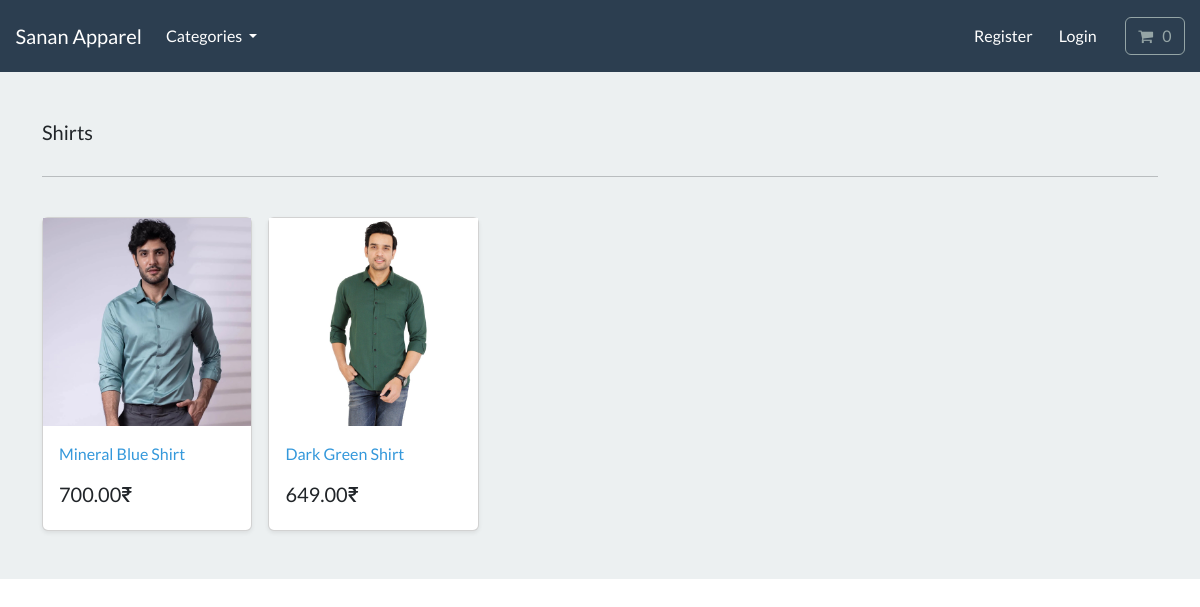
The page /search/shirts on the database its author committed.
### store/models.py (models this page shows, shortened)
class Category(models.Model):
    name = models.CharField(max_length=250, db_index=True)
    slug = models.SlugField(max_length=250, unique=True)
    class Meta:
        verbose_name_plural = 'categories'
    def get_absolute_url(self):
        return reverse("list_category", args=[self.slug])

class Product(models.Model):
    category = models.ForeignKey(Category, related_name='product', on_delete=models.CASCADE, null=True)
    title = models.CharField(max_length=250)
    brand = models.CharField(max_length=250, default='Un-Branded')
    description = models.TextField(blank=True)
    slug = models.SlugField(max_length=255)
    price = models.DecimalField(max_digits=10, decimal_places=2)
    image = models.ImageField(upload_to='images/')
    class Meta:
        verbose_name_plural = 'Products'
    def get_absolute_url(self):
        return reverse("product_info", args=[self.slug])

### store/views.py (the view)
# urls.py: path('search/<slug:category_slug>', views.list_category, name='list_category')
def list_category(request, category_slug=None):
    category = get_object_or_404(Category, slug=category_slug)
    products = Product.objects.filter(category=category)
    context = { 'category':category, 'products':products, }
    return render(request, 'store/list_category.html', context=context)

### cart/cart.py (called while the page is built)
    def __len__(self):
        return sum(item['qty'] for item in self.cart.values())

### cart/context_processors.py (called while the page is built)
def cart(request):
    return {'cart':Cart(request)}

### store/views.py (called while the page is built)
def categories(request):
    all_categories = Category.objects.all()
    return {'all_categories':all_categories}

### store/templates/store/list_category.html
{% extends "./base.html" %}
{% load static %}
{% block content %}
<main>
  <div class="album py-5 bg-light">
    <div class="container">
      <div class="pb-3 h5"> {{category.name}} </div>  <hr> <br>
      <div class="row row-cols-1 row-cols-sm-2 row-cols-md-5 g-3">
        {% for product in products %}
        <div class="col">
          <div class="card shadow-sm">
          <img class="img-fluid" alt="Responsive image" src="{{product.image.url}}">
            <div class="card-body">
              <p class="card-text">
                <a class="text-info text-decoration-none" href="{{product.get_absolute_url}}"> {{product.title}} </a>
              </p>
              <div class="d-flex justify-content-between align-items-center">
                <h5> {{product.price}}₹ </h5>
              </div>
            </div>
          </div>
        </div>
        {% endfor %}
      </div>
    </div>
  </div>
</main>
{% endblock %}

### rows shown on the page
Category: name "Shirts"
Product: image (picture), title "Mineral Blue Shirt", price "700.00"
Product: image (picture), title "Dark Green Shirt", price "649.00"
